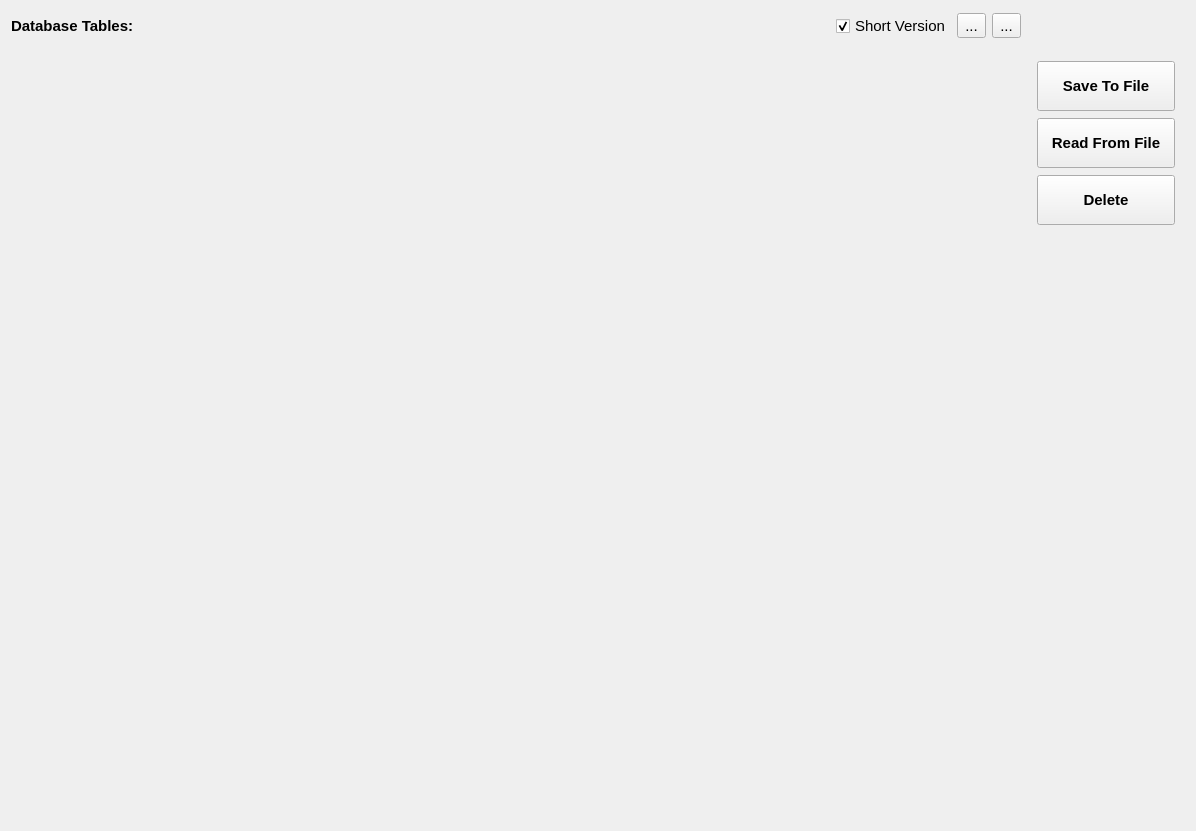
<?xml version="1.0" encoding="UTF-8"?>
<ui version="4.0">
 <class>wg_database</class>
 <widget class="QWidget" name="wg_database">
  <property name="geometry">
   <rect>
    <x>0</x>
    <y>0</y>
    <width>1196</width>
    <height>831</height>
   </rect>
  </property>
  <property name="font">
   <font>
    <pointsize>11</pointsize>
   </font>
  </property>
  <property name="windowTitle">
   <string>Database</string>
  </property>
  <layout class="QGridLayout" name="gridLayout_6">
   <item row="0" column="0">
    <layout class="QHBoxLayout" name="horizontalLayout">
     <item>
      <widget class="QLabel" name="label">
       <property name="sizePolicy">
        <sizepolicy hsizetype="Maximum" vsizetype="Maximum">
         <horstretch>0</horstretch>
         <verstretch>0</verstretch>
        </sizepolicy>
       </property>
       <property name="minimumSize">
        <size>
         <width>0</width>
         <height>30</height>
        </size>
       </property>
       <property name="font">
        <font>
         <weight>75</weight>
         <bold>true</bold>
        </font>
       </property>
       <property name="text">
        <string>Database Tables:</string>
       </property>
      </widget>
     </item>
     <item>
      <spacer name="horizontalSpacer">
       <property name="orientation">
        <enum>Qt::Horizontal</enum>
       </property>
       <property name="sizeHint" stdset="0">
        <size>
         <width>40</width>
         <height>20</height>
        </size>
       </property>
      </spacer>
     </item>
     <item>
      <widget class="QCheckBox" name="chb_short_version">
       <property name="text">
        <string>Short Version</string>
       </property>
       <property name="checked">
        <bool>true</bool>
       </property>
      </widget>
     </item>
     <item>
      <widget class="QToolButton" name="tbt_refresh">
       <property name="text">
        <string>...</string>
       </property>
       <property name="icon">
        <iconset>
         <normaloff>../../resources/img/refresh.svg</normaloff>../../resources/img/refresh.svg</iconset>
       </property>
       <property name="iconSize">
        <size>
         <width>24</width>
         <height>24</height>
        </size>
       </property>
      </widget>
     </item>
     <item>
      <widget class="QToolButton" name="tbt_clear">
       <property name="text">
        <string>...</string>
       </property>
       <property name="icon">
        <iconset>
         <normaloff>../../resources/img/clear.svg</normaloff>../../resources/img/clear.svg</iconset>
       </property>
       <property name="iconSize">
        <size>
         <width>24</width>
         <height>24</height>
        </size>
       </property>
      </widget>
     </item>
    </layout>
   </item>
   <item row="1" column="0">
    <layout class="QVBoxLayout" name="lyt_database"/>
   </item>
   <item row="0" column="1" rowspan="3">
    <layout class="QVBoxLayout" name="verticalLayout_2">
     <item>
      <spacer name="verticalSpacer_3">
       <property name="orientation">
        <enum>Qt::Vertical</enum>
       </property>
       <property name="sizeType">
        <enum>QSizePolicy::Fixed</enum>
       </property>
       <property name="sizeHint" stdset="0">
        <size>
         <width>20</width>
         <height>50</height>
        </size>
       </property>
      </spacer>
     </item>
     <item>
      <layout class="QVBoxLayout" name="verticalLayout">
       <property name="spacing">
        <number>7</number>
       </property>
       <property name="leftMargin">
        <number>10</number>
       </property>
       <property name="topMargin">
        <number>0</number>
       </property>
       <property name="rightMargin">
        <number>10</number>
       </property>
       <property name="bottomMargin">
        <number>0</number>
       </property>
       <item>
        <widget class="QPushButton" name="pbt_save">
         <property name="minimumSize">
          <size>
           <width>0</width>
           <height>50</height>
          </size>
         </property>
         <property name="font">
          <font>
           <weight>75</weight>
           <bold>true</bold>
          </font>
         </property>
         <property name="text">
          <string>Save To File</string>
         </property>
         <property name="icon">
          <iconset>
           <normaloff>../../resources/img/save.svg</normaloff>../../resources/img/save.svg</iconset>
         </property>
         <property name="iconSize">
          <size>
           <width>24</width>
           <height>24</height>
          </size>
         </property>
        </widget>
       </item>
       <item>
        <widget class="QPushButton" name="pbt_read">
         <property name="minimumSize">
          <size>
           <width>0</width>
           <height>50</height>
          </size>
         </property>
         <property name="font">
          <font>
           <weight>75</weight>
           <bold>true</bold>
          </font>
         </property>
         <property name="text">
          <string>Read From File</string>
         </property>
         <property name="icon">
          <iconset>
           <normaloff>../../resources/img/database_plus.svg</normaloff>../../resources/img/database_plus.svg</iconset>
         </property>
         <property name="iconSize">
          <size>
           <width>24</width>
           <height>24</height>
          </size>
         </property>
        </widget>
       </item>
       <item>
        <widget class="QPushButton" name="pbt_delete">
         <property name="minimumSize">
          <size>
           <width>0</width>
           <height>50</height>
          </size>
         </property>
         <property name="font">
          <font>
           <weight>75</weight>
           <bold>true</bold>
          </font>
         </property>
         <property name="text">
          <string>Delete</string>
         </property>
         <property name="icon">
          <iconset>
           <normaloff>../../resources/img/close.svg</normaloff>../../resources/img/close.svg</iconset>
         </property>
         <property name="iconSize">
          <size>
           <width>24</width>
           <height>24</height>
          </size>
         </property>
        </widget>
       </item>
      </layout>
     </item>
     <item>
      <widget class="QStackedWidget" name="stw_buttons">
       <property name="sizePolicy">
        <sizepolicy hsizetype="Maximum" vsizetype="Preferred">
         <horstretch>0</horstretch>
         <verstretch>0</verstretch>
        </sizepolicy>
       </property>
       <property name="currentIndex">
        <number>0</number>
       </property>
       <widget class="QWidget" name="pg_empty"/>
       <widget class="QWidget" name="pg_helmholtz_measurement">
        <layout class="QGridLayout" name="gridLayout">
         <item row="1" column="0">
          <spacer name="verticalSpacer">
           <property name="orientation">
            <enum>Qt::Vertical</enum>
           </property>
           <property name="sizeHint" stdset="0">
            <size>
             <width>20</width>
             <height>40</height>
            </size>
           </property>
          </spacer>
         </item>
         <item row="0" column="0">
          <widget class="QPushButton" name="pbt_save_summary">
           <property name="sizePolicy">
            <sizepolicy hsizetype="Preferred" vsizetype="Preferred">
             <horstretch>0</horstretch>
             <verstretch>0</verstretch>
            </sizepolicy>
           </property>
           <property name="minimumSize">
            <size>
             <width>140</width>
             <height>50</height>
            </size>
           </property>
           <property name="font">
            <font>
             <weight>75</weight>
             <bold>true</bold>
            </font>
           </property>
           <property name="text">
            <string>Save  Summary</string>
           </property>
           <property name="icon">
            <iconset>
             <normaloff>../../resources/img/file.svg</normaloff>../../resources/img/file.svg</iconset>
           </property>
           <property name="iconSize">
            <size>
             <width>24</width>
             <height>24</height>
            </size>
           </property>
          </widget>
         </item>
        </layout>
       </widget>
      </widget>
     </item>
    </layout>
   </item>
  </layout>
 </widget>
 <tabstops>
  <tabstop>chb_short_version</tabstop>
 </tabstops>
 <resources/>
 <connections/>
</ui>
